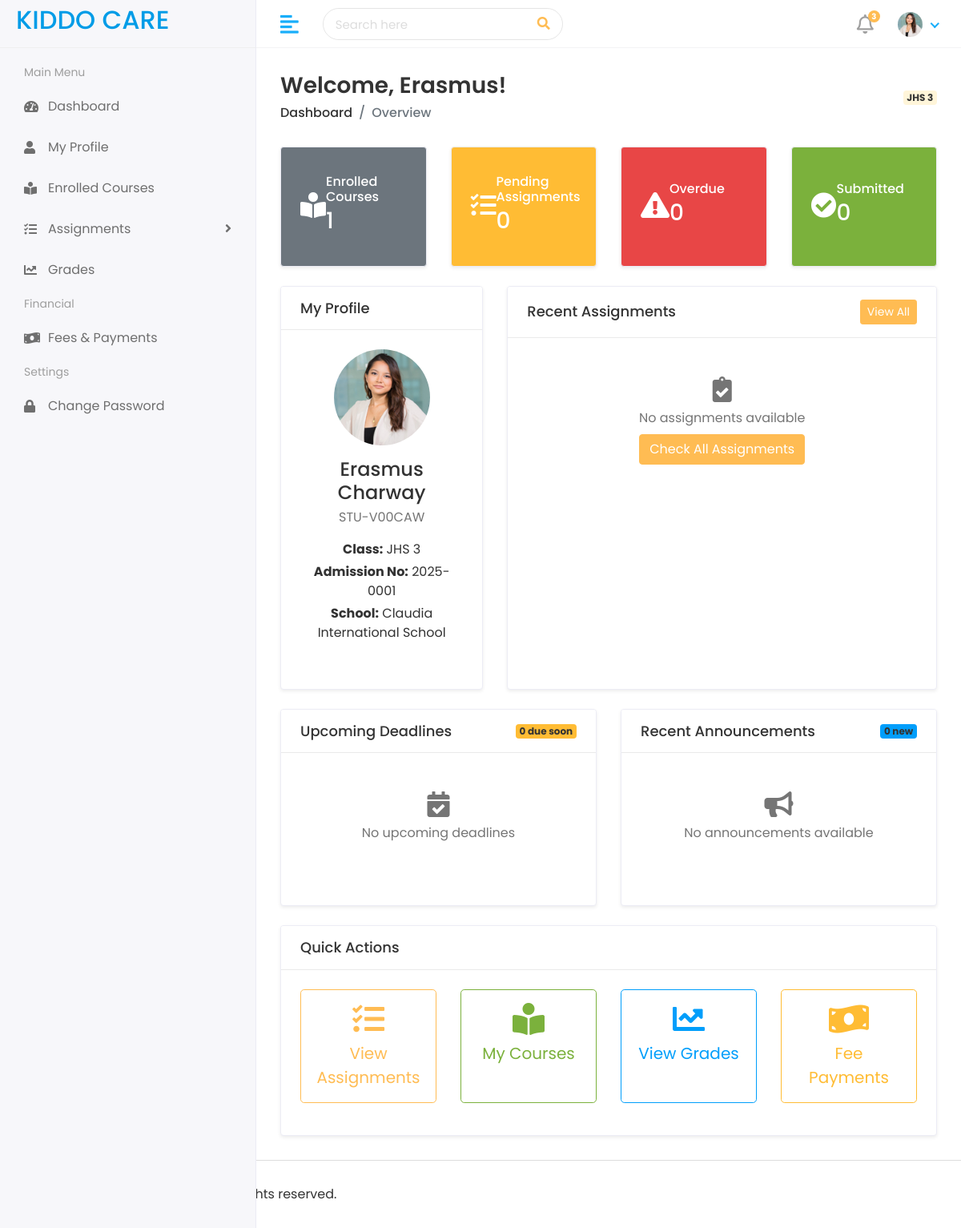
/student/dashboard/ (signed in), run on an earlier commit of the app's database.
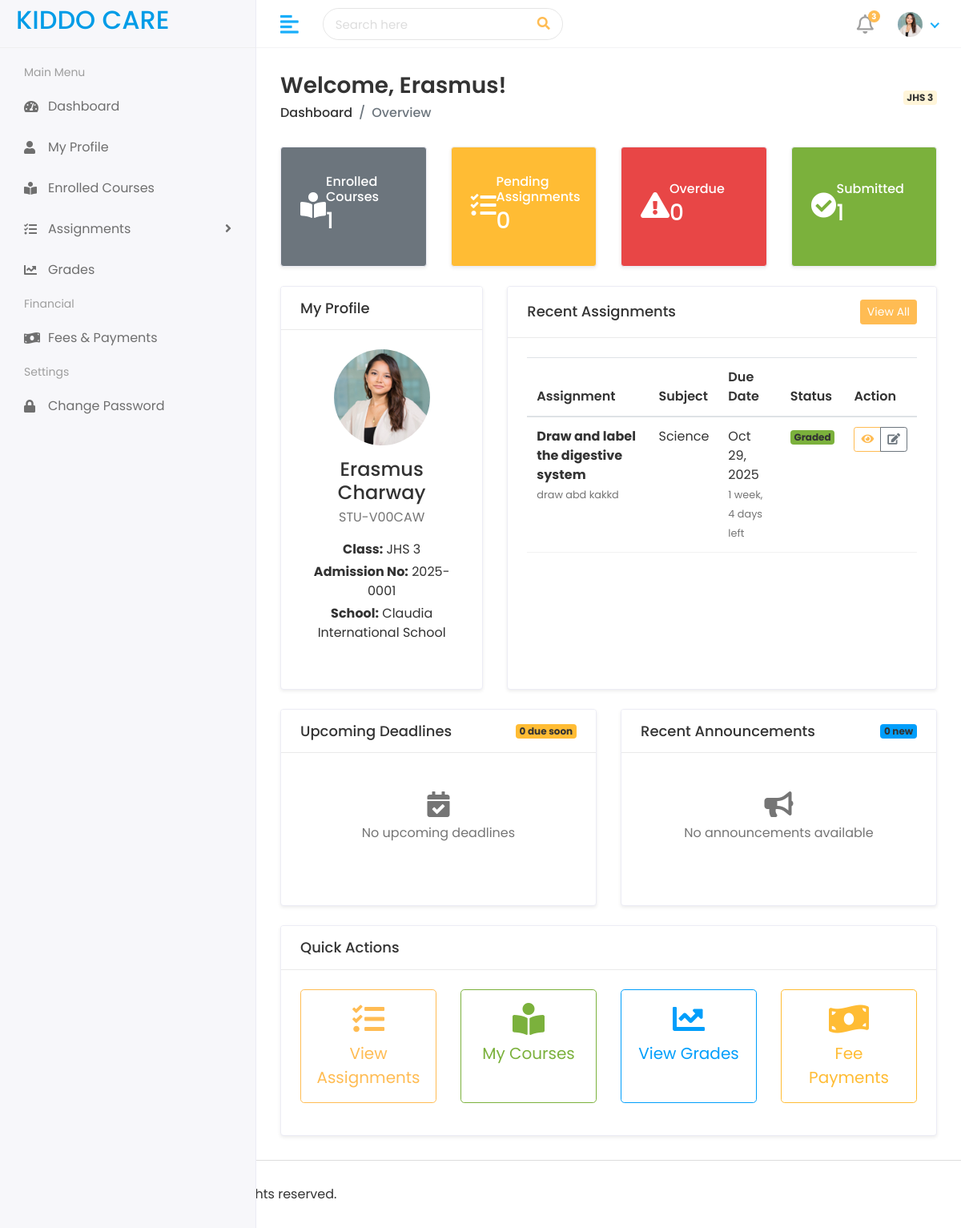
And on a later commit of the database.
### account/models.py (models this page shows, shortened)
class Assignment(models.Model):
    STATUS_CHOICES = [
        ("draft", "Draft"),
        ("published", "Published"),
        ("closed", "Closed"),
    ]
    id = models.UUIDField(primary_key=True, default=uuid.uuid4, editable=False)
    subject = models.ForeignKey(Subject, on_delete=models.CASCADE, related_name="assignments")
    teacher = models.ForeignKey(Teacher, on_delete=models.CASCADE, related_name="assignments")
    student_class = models.CharField(
        max_length=50,
        choices=Student.CLASS_CHOICES,
        help_text="Select the class this assignment is for"
    )
    title = models.CharField(max_length=255)
    description = models.TextField()
    instructions = models.TextField(blank=True)
    attachment = models.FileField(upload_to="assignments/", blank=True, null=True)
    due_date = models.DateField()
    total_marks = models.PositiveIntegerField(default=100)
    status = models.CharField(max_length=20, choices=STATUS_CHOICES, default="draft")
    created_at = models.DateTimeField(auto_now_add=True)
    updated_at = models.DateTimeField(auto_now=True)
    class Meta:
        verbose_name = "Assignment"
        verbose_name_plural = "Assignments"
        ordering = ["-created_at"]
    def is_overdue(self):
        return timezone.now().date() > self.due_date

class Subject(models.Model):
    CLASS_CHOICES = [
        ("CRECHE", "Creche"),
        ("NURSERY_1", "Nursery 1"),
        ("NURSERY_2", "Nursery 2"),
        ("KINDERGARTEN", "Kindergarten"),
        ("UPPER_PRIMARY_4", "Upper Primary 4"),
        ("UPPER_PRIMARY_5", "Upper Primary 5"),
        ("UPPER_PRIMARY_6", "Upper Primary 6"),
        ("JHS_1", "JHS 1"),
        ("JHS_2", "JHS 2"),
        ("JHS_3", "JHS 3"),
    ]
    id = models.UUIDField(primary_key=True, default=uuid.uuid4, editable=False)
    department = models.ForeignKey(Department, on_delete=models.CASCADE, related_name="subjects")
    teacher = models.ForeignKey(Teacher, on_delete=models.SET_NULL, null=True, blank=True, related_name="subjects")
    school = models.ForeignKey('School', on_delete=models.CASCADE, null=True)
    name = models.CharField(max_length=100)
    subject_class = models.CharField(max_length=50, choices=CLASS_CHOICES)
    created_at = models.DateTimeField(auto_now_add=True)
    updated_at = models.DateTimeField(auto_now=True)
    class Meta:
        verbose_name = "Subject"
        verbose_name_plural = "Subjects"

### student/views.py (the view)
# urls.py: path("dashboard/", views.student_dashboard, name="student-dashboard"),
@login_required
def student_dashboard(request):
    if request.user.role != "student":
        messages.error(request, "Access denied")
        return redirect("account:login")
    try:
        student = request.user.student_profile
        school = student.school
    except Student.DoesNotExist:
        messages.error(request, "Student profile not found")
        return redirect("account:login")
    today = timezone.now().date()
    current_day = timezone.now().strftime('%A').lower()
    enrolled_courses = Enrollment.objects.filter(student=student, is_active=True).select_related('subject__teacher__user', 'subject__department')[:5]
    total_attendance = Attendance.objects.filter(student=student).count()
    present_count = Attendance.objects.filter(student=student, status='present').count()
    attendance_rate = (present_count / total_attendance * 100) if total_attendance > 0 else 0
    recent_results = ResultSheet.objects.filter(student=student).select_related('subject').order_by('-exam_date')[:6]
    average_grade = recent_results.aggregate(Avg('percentage'))['percentage__avg']
    pending_fees = Fees.objects.filter(student=student, paid=False).order_by('due_date')
    total_pending_fees = sum(fee.net_amount() for fee in pending_fees)
    announcements = Announcement.objects.filter(
        school=student.school,
        published=True,
        target_audience__in=['all', 'students']
    ).order_by('-created_at')[:5]
    upcoming_events = Event.objects.filter(
        school=student.school,
        start_date__gte=timezone.now(),
        is_public=True
    ).order_by('start_date')[:5]
    assignments = Assignment.objects.filter(
        subject__enrollments__student=student,
        subject__school=school,
        status="published"
    ).select_related('subject', 'teacher__user')
    pending_assignments_count = assignments.filter(
        due_date__gte=timezone.now().date()
    ).exclude(
        id__in=AssignmentSubmission.objects.filter(
            student=student,
            status__in=['submitted', 'graded']
        ).values('assignment_id')
    ).count()
    overdue_assignments_count = assignments.filter(
        due_date__lt=timezone.now().date()
    ).exclude(
        id__in=AssignmentSubmission.objects.filter(
            student=student,
            status__in=['submitted', 'graded']
        ).values('assignment_id')
    ).count()
    submitted_assignments_count = AssignmentSubmission.objects.filter(
        student=student,
        assignment__in=assignments
    ).count()
    recent_assignments = assignments.order_by('-created_at')[:10]
    upcoming_deadlines = assignments.filter(
        due_date__gte=timezone.now().date(),
        due_date__lte=timezone.now().date() + timezone.timedelta(days=7)
    ).exclude(
        id__in=AssignmentSubmission.objects.filter(
            student=student,
            status__in=['submitted', 'graded']
        ).values('assignment_id')
    ).order_by('due_date')[:5]
    upcoming_deadlines_count = upcoming_deadlines.count()
    context = {
        'student': student,
        'enrolled_courses': enrolled_courses,
        'enrolled_courses_count': enrolled_courses.count(),
        'pending_assignments_count': pending_assignments_count,
        'overdue_assignments_count': overdue_assignments_count,
        'submitted_assignments_count': submitted_assignments_count,
        'recent_assignments': recent_assignments,
        'upcoming_deadlines': upcoming_deadlines,
        'upcoming_deadlines_count': upcoming_deadlines_count,
        'attendance_rate': attendance_rate,
        'recent_results': recent_results,
        'average_grade': f"{average_grade:.1f}" if average_grade else None,
        'today': today,
        'pending_fees': pending_fees,
        'total_pending_fees': total_pending_fees,
        'announcements': announcements,
        'upcoming_events': upcoming_events,
    }
    return render(request, 'student/student_dashboard.html', context)

### student/templates/student/student_dashboard.html (shortened to what the changed rows need)
{% extends 'student/base.html' %}
{% load static %}
{% block content %}
<div class="page-wrapper">
    <div class="content container-fluid">
        <div class="row">
            <div class="col-xl-3 col-sm-6 col-12 mb-4">
                <div class="card bg-success text-white shadow-sm h-100">
                    <div class="card-body d-flex align-items-center">
                        <div>
                            <h6 class="card-subtitle mb-1">Submitted</h6>
                            <h3 class="mb-0">{{ submitted_assignments_count|default:"0" }}</h3>
                        </div>
                    </div>
                </div>
            </div>
        </div>
        <div class="row">
            <div class="col-xl-8 col-lg-12 mb-4">
                <div class="card shadow-sm h-100">
                    <div class="card-body">
                        {% if recent_assignments %}
                            <div class="table-responsive">
                                <table class="table table-hover">
                                    <thead>
                                        <tr>
                                            <th>Assignment</th>
                                            <th>Subject</th>
                                            <th>Due Date</th>
                                            <th>Status</th>
                                            <th>Action</th>
                                        </tr>
                                    </thead>
                                    <tbody>
                                        {% for assignment in recent_assignments %}
                                        <tr>
                                            <td>
                                                <strong>{{ assignment.title }}</strong>
                                                {% if assignment.description %}
                                                    <br><small class="text-muted">{{ assignment.description|truncatewords:10 }}</small>
                                                {% endif %}
                                            </td>
                                            <td>{{ assignment.subject.name }}</td>
                                            <td>
                                                <span class="{% if assignment.is_overdue %}text-danger{% endif %}">
                                                    {{ assignment.due_date|date:"M d, Y" }}
                                                </span>
                                                {% if assignment.is_overdue %}
                                                    <br><small class="text-danger">Overdue</small>
                                                {% else %}
                                                    <br><small class="text-muted">{{ assignment.due_date|timeuntil }} left</small>
                                                {% endif %}
                                            </td>
                                            <td>
                                                {% with submission=assignment.submissions.all|first %}
                                                    {% if submission %}
                                                        {% if submission.status == 'graded' %}
                                                            <span class="badge bg-success">Graded</span>
                                                        {% elif submission.status == 'submitted' %}
                                                            <span class="badge bg-info">Submitted</span>
                                                        {% elif submission.status == 'late' %}
                                                            <span class="badge bg-warning">Late</span>
                                                        {% endif %}
                                                    {% else %}
                                                        {% if assignment.is_overdue %}
                                                            <span class="badge bg-danger">Not Submitted</span>
                                                        {% else %}
                                                            <span class="badge bg-warning">Pending</span>
                                                        {% endif %}
                                                    {% endif %}
                                                {% endwith %}
                                            </td>
                                            <td>
                                                <div class="btn-group">
                                                    <a href="{% url 'student:assignment-detail' assignment.id %}"
                                                       class="btn btn-sm btn-outline-primary" title="View Assignment">
                                                        <i class="fas fa-eye"></i>
                                                    </a>
                                                    {% with submission=assignment.submissions.all|first %}
                                                        {% if not submission and not assignment.is_overdue %}
                                                            <a href="{% url 'student:submit-assignment' assignment.id %}"
                                                               class="btn btn-sm btn-primary" title="Submit Assignment">
                                                                <i class="fas fa-upload"></i>
                                                            </a>
                                                        {% elif submission %}
                                                            <a href="{% url 'student:submit-assignment' assignment.id %}"
                                                               class="btn btn-sm btn-outline-secondary" title="Update Submission">
                                                                <i class="fas fa-edit"></i>
                                                            </a>
                                                        {% endif %}
                                                    {% endwith %}
                                                </div>
                                            </td>
                                        </tr>
                                        {% endfor %}
                                    </tbody>
                                </table>
                            </div>
                        {% else %}
                            <div class="text-center py-4">
                                <i class="fas fa-clipboard-check fa-2x text-muted mb-2"></i>
                                <p class="text-muted mb-0">No assignments available</p>
                                <a href="{% url 'student:list-all-assignments' %}" class="btn btn-primary mt-2">Check All Assignments</a>
                            </div>
                        {% endif %}
                    </div>
                </div>
            </div>
        </div>
    </div>
</div>
{% endblock %}

What changed in the data, as far as the page shows it:
added Assignment: title "Draw and label the digestive system", description "draw abd kakkd", subject.name "Science", due_date "Oct 29, 2025", due_date "1 week, 4 days"
Also different on the page:
{{ submitted_assignments_count|default:"0" }}: "0" → "1"
text no longer shown: "No assignments available Check All Assignments"
text now shown: "Assignment Subject Due Date Status Action"
